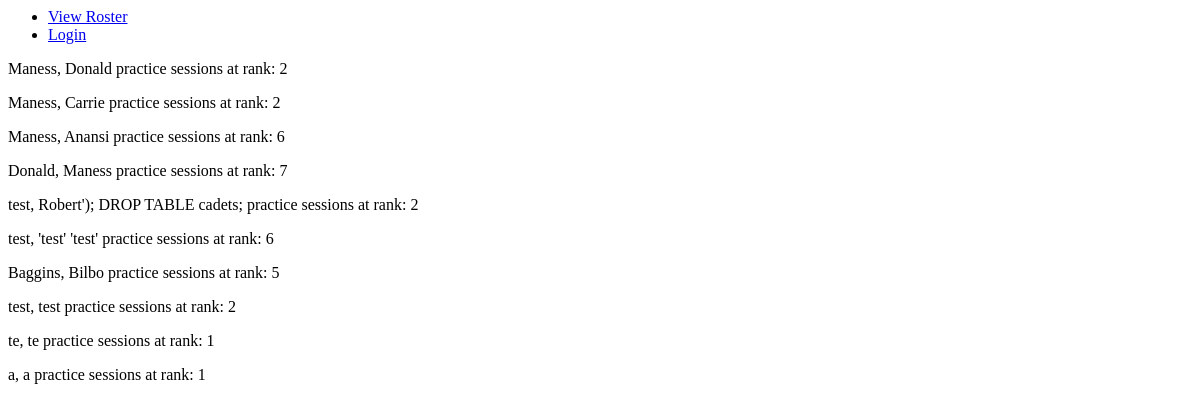
Before: /view with the older database file.
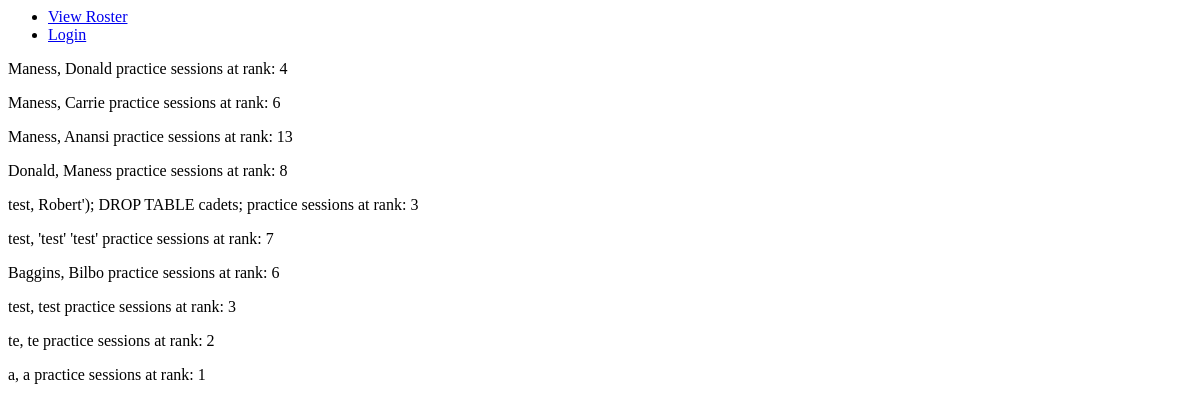
After: the same page with the newer database file.
### tables this page shows
CREATE TABLE cadets(id INTEGER NOT NULL PRIMARY KEY, last_name TEXT NOT NULL, first_name TEXT NOT NULL, attendance_current_rank INTEGER NOT NULL, attendance_total INTEGER NOT NULL, time INTEGER NOT NULL DEFAULT CURRENT_DATE, CONSTRAINT unq UNIQUE (last_name, first_name));

### application.py (the view)
@app.route("/view", methods=["GET"])
def view():
    cadets = c.execute("SELECT * FROM cadets")
    return render_template("view.html", cadets = cadets)

### templates/view.html (shortened to what this page needs)
{% extends "layout.html" %}
{% block main %}
    <p>
    {% for cadet in cadets %}
        <p>
        {{ cadet.last_name }},  {{ cadet.first_name }} practice sessions at rank: {{ cadet.attendance_current_rank }}
        </p>
    {% endfor %}
    </p>
{% endblock %}

### templates/layout.html (shortened to what this page needs)
<html>
    <head>
    </head>
    <body>
        <div>
            <ul>
                {% if session.user_id %}
                <li><a href="{{ url_for('add') }}">Take Attendance</a>
                <li><a href="{{ url_for('logout') }}"> Logout </a>
                <li><a href="{{ url_for('view') }}"> View Roster </a>
                {% else %}
                <li><a href="{{ url_for('view') }}"> View Roster </a>
                <li><a href="{{ url_for('login') }}">Login</a>
                {% endif %}
            </ul>
        </div>
        <div>
            {% block main %}{% endblock %}
        </div>
    <body>
</html>

Changed rows visible on the page:
changed cadets (number 1 of 10 on the later page): attendance_current_rank "2" → "4"
changed cadets "Carrie": attendance_current_rank "2" → "6"
changed cadets "Anansi": attendance_current_rank "6" → "13"
changed cadets (number 4 of 10 on the later page): attendance_current_rank "7" → "8"
changed cadets "Robert'); DROP TABLE cadets;": attendance_current_rank "2" → "3"
changed cadets "'test' 'test'": attendance_current_rank "6" → "7"
changed cadets "Baggins": attendance_current_rank "5" → "6"
changed cadets (number 8 of 10 on the later page): attendance_current_rank "2" → "3"
changed cadets "te": attendance_current_rank "1" → "2"
